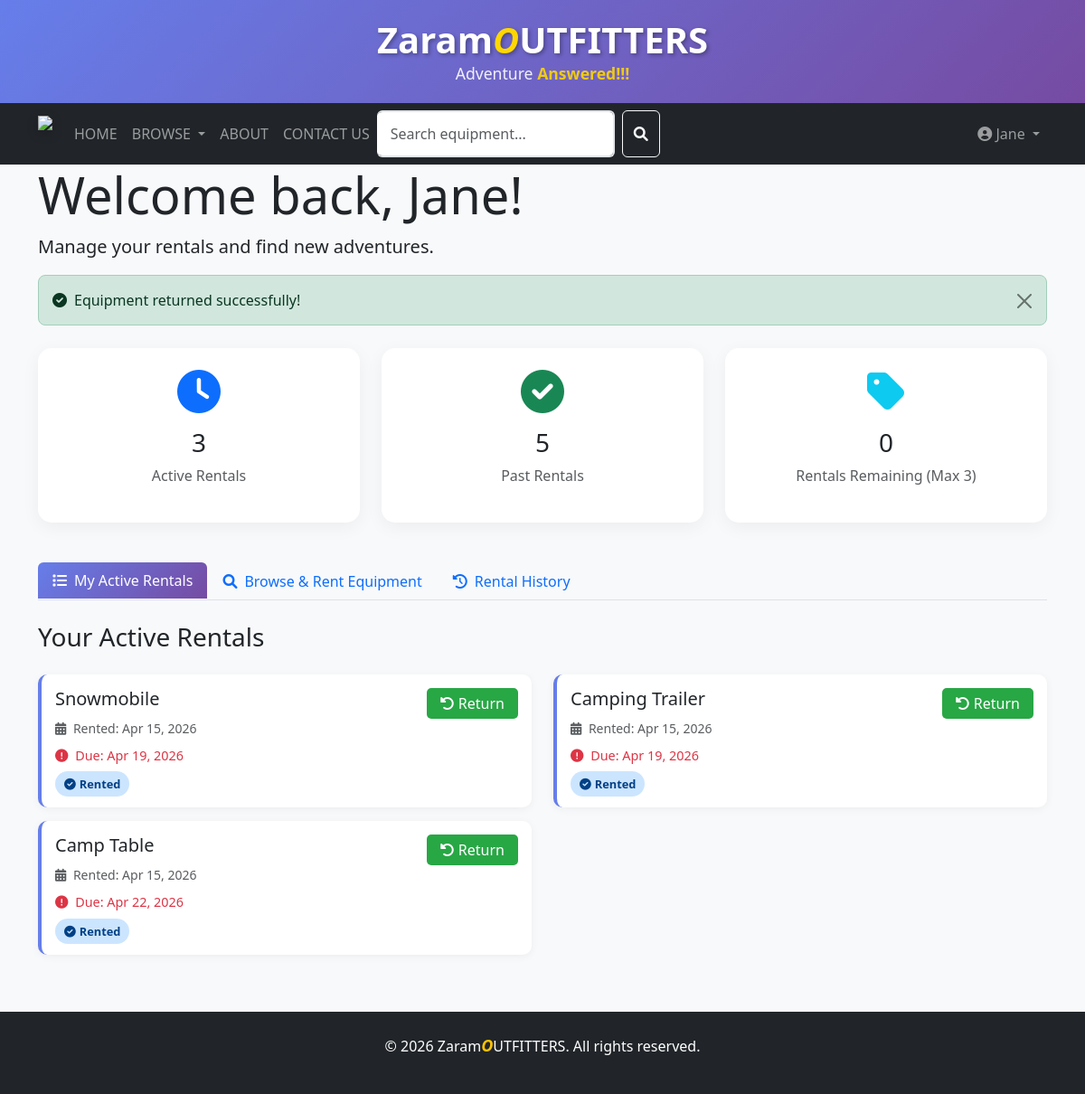
The app's page /user-dashboard.php?return_id=10 (signed in) with its own data.
### tables this page shows
CREATE TABLE `rentals` (
  `rental_id` int NOT NULL,
  `user_id` int NOT NULL,
  `equipment_id` int NOT NULL,
  `rental_date` date NOT NULL,
  `due_date` date NOT NULL,
  `return_date` date DEFAULT NULL,
  `status` enum('rented','returned','overdue') NOT NULL DEFAULT 'rented'
);

CREATE TABLE `equipment` (
  `equipment_id` int NOT NULL,
  `categoryID` int NOT NULL,
  `name` varchar(100) NOT NULL,
  `description` text,
  `daily_rate` decimal(10,2) NOT NULL,
  `total_quantity` int NOT NULL,
  `available_quantity` int NOT NULL,
  `status` enum('available','rented','maintenance') NOT NULL DEFAULT 'available',
  `condition_status` enum('new','good','fair') NOT NULL DEFAULT 'good',
  `image` varchar(255) DEFAULT NULL
);

### user-dashboard.php (the view, shortened to what this page needs)
<?php
require_once 'config.php';
$message   = '';
if (isset($_GET['return_id'])) {
    try {
        $pdo->beginTransaction();
        $rental_id = $_GET['return_id'];
        $stmt = $pdo->prepare("SELECT * FROM rentals WHERE rental_id = ? AND user_id = ? AND status IN ('rented', 'overdue')");
        $stmt->execute([$rental_id, $_SESSION['user_id']]);
        $rental = $stmt->fetch();
        if ($rental) {
            $pdo->commit();
            $message = "Equipment returned successfully!";
        } else {
            $pdo->rollBack();
            $error = "Rental not found or already returned.";
        }
    } catch (PDOException $e) {
        $pdo->rollBack();
        $error = "Return failed: " . $e->getMessage();
    }
}
$stmt = $pdo->prepare("
    SELECT r.*, e.name AS equipment_name, e.daily_rate, e.status AS equip_status
    FROM rentals r
    JOIN equipment e ON r.equipment_id = e.equipment_id
    WHERE r.user_id = ? AND r.status IN ('rented', 'overdue')
    ORDER BY r.due_date ASC
");
$stmt->execute([$_SESSION['user_id']]);
$active_rentals = $stmt->fetchAll();
$stmt = $pdo->prepare("
    SELECT r.*, e.name AS equipment_name
    FROM rentals r
    JOIN equipment e ON r.equipment_id = e.equipment_id
    WHERE r.user_id = ? AND r.status = 'returned'
    ORDER BY r.return_date DESC
    LIMIT 10
");
$stmt->execute([$_SESSION['user_id']]);
$rental_history = $stmt->fetchAll();
?>
<!DOCTYPE html>
<html lang="en">
<head>
    <link href="https://cdn.jsdelivr.net/npm/bootstrap@5.3.8/dist/css/bootstrap.min.css" rel="stylesheet">
    <link rel="stylesheet" href="https://cdnjs.cloudflare.com/ajax/libs/font-awesome/6.0.0/css/all.min.css">
    <link rel="stylesheet" href="css/style.css">
</head>
<body class="page-user">
    <header class="site-header">
        <div class="container">
                    <div>
                        <h1 class="site-title">
                            Zaram<span>O</span>UTFITTERS
                        </h1>
                        <p class="tagline">
                            Adventure <span>Answered!!!</span>
                        </p>
                    </div>
        </div>
    </header>
    <nav class="navbar navbar-expand-lg navbar-dark bg-dark">
        <div class="container">
            <div class="logo-section">
                <img src="images/logo.png" href="index.php"
                     class="logo-img">
            </div>
            <div class="collapse navbar-collapse" id="navbarMain">
                <ul class="navbar-nav me-auto ">
                    <li class="nav-item">
                        <a class="nav-link" href="index.php">HOME</a>
                    </li>
                    <li class="nav-item dropdown">
                        <a class="nav-link dropdown-toggle" href="#" id="browseDropdown" role="button" data-bs-toggle="dropdown">
                            BROWSE
                        </a>
                    </li>
                    <li class="nav-item">
                        <a class="nav-link" href="about.php">ABOUT</a>
                    </li>
                    <li class="nav-item">
                        <a class="nav-link" href="contact.php">CONTACT US</a>
                    </li>
                </ul>
                <form class="d-flex me-3" action="browse.php" method="get">
                    <input class="form-control me-2" type="search" name="search" placeholder="Search equipment..."
                    value="<?php echo isset($_GET['search']) ? htmlspecialchars($_GET['search']) : ''; ?>">
                    <button class="btn btn-outline-light" type="submit"><i class="fas fa-search"></i></button>
                </form>
            <div class="collapse navbar-collapse" id="navbarNav">
                <ul class="navbar-nav ms-auto">
                    <li class="nav-item dropdown">
                        <a class="nav-link dropdown-toggle" href="#" data-bs-toggle="dropdown">
                            <i class="fas fa-user-circle"></i> <?php echo htmlspecialchars($_SESSION['firstname']); ?>
                        </a>
                    </li>
                </ul>
            </div>
        </div>
    </nav>
    <div class="dashboard-header">
        <div class="container">
            <h1 class="display-4">Welcome back, <?php echo htmlspecialchars($_SESSION['firstname']); ?>!</h1>
            <p class="lead">Manage your rentals and find new adventures.</p>
        </div>
    </div>
    <div class="container mb-5">
        <?php if ($message): ?>
            <div class="alert alert-success alert-dismissible fade show" role="alert">
                <i class="fas fa-check-circle me-2"></i><?php echo htmlspecialchars($message); ?>
                <button type="button" class="btn-close" data-bs-dismiss="alert"></button>
            </div>
        <?php endif; ?>
        <div class="row mb-4">
            <div class="col-md-4">
                <div class="card text-center p-4">
                    <i class="fas fa-clock fa-3x text-primary mb-3"></i>
                    <h3><?php echo count($active_rentals); ?></h3>
                    <p class="text-muted">Active Rentals</p>
                </div>
            </div>
            <div class="col-md-4">
                <div class="card text-center p-4">
                    <i class="fas fa-check-circle fa-3x text-success mb-3"></i>
                    <h3><?php echo count($rental_history); ?></h3>
                    <p class="text-muted">Past Rentals</p>
                </div>
            </div>
            <div class="col-md-4">
                <div class="card text-center p-4">
                    <i class="fas fa-tag fa-3x text-info mb-3"></i>
                    <h3><?php echo max(0, 3 - count($active_rentals)); ?></h3>
                    <p class="text-muted">Rentals Remaining (Max 3)</p>
                </div>
            </div>
        </div>
        <ul class="nav nav-tabs mb-4" id="dashboardTabs" role="tablist">
            <li class="nav-item" role="presentation">
                <button class="nav-link active" id="rentals-tab" data-bs-toggle="tab" data-bs-target="#rentals" type="button" role="tab">
                    <i class="fas fa-list me-2"></i>My Active Rentals
                </button>
            </li>
            <li class="nav-item" role="presentation">
                <button class="nav-link" id="search-tab" data-bs-toggle="tab" data-bs-target="#search" type="button" role="tab">
                    <i class="fas fa-search me-2"></i>Browse & Rent Equipment
                </button>
            </li>
            <li class="nav-item" role="presentation">
                <button class="nav-link" id="history-tab" data-bs-toggle="tab" data-bs-target="#history" type="button" role="tab">
                    <i class="fas fa-history me-2"></i>Rental History
                </button>
            </li>
        </ul>
        <div class="tab-content" id="dashboardTabsContent">
            <div class="tab-pane fade show active" id="rentals" role="tabpanel">
                <h3 class="mb-4">Your Active Rentals</h3>
                <?php if (count($active_rentals) > 0): ?>
                    <div class="row">
                        <?php foreach ($active_rentals as $rental): ?>
                            <div class="col-md-6">
                                <div class="rental-item">
                                    <div class="d-flex justify-content-between align-items-start">
                                        <div>
                                            <h5><?php echo htmlspecialchars($rental['equipment_name']); ?></h5>
                                            <p class="mb-2">
                                                <small class="text-muted">
                                                    <i class="fas fa-calendar-alt me-1"></i>
                                                    Rented: <?php echo date('M d, Y', strtotime($rental['rental_date'])); ?>
                                                </small>
                                            </p>
                                            <p class="due-date mb-2">
                                                <i class="fas fa-exclamation-circle me-1"></i>
                                                Due: <?php echo date('M d, Y', strtotime($rental['due_date'])); ?>
                                            </p>
                                            <?php if ($rental['status'] == 'overdue'): ?>
                                                <span class="status-badge status-overdue">
                                                    <i class="fas fa-exclamation-triangle me-1"></i>Overdue
                                                </span>
                                            <?php else: ?>
                                                <span class="status-badge status-rented">
                                                    <i class="fas fa-check-circle me-1"></i>Rented
                                                </span>
                                            <?php endif; ?>
                                        </div>
                                        <a href="?return_id=<?php echo $rental['rental_id']; ?>"
                                           class="btn btn-return"
                                           onclick="return confirm('Return this equipment?')">
                                            <i class="fas fa-undo-alt me-1"></i>Return
                                        </a>
                                    </div>
                                </div>
                            </div>
                        <?php endforeach; ?>
                    </div>
                <?php endif; ?>
            </div>
        </div>
    </div>
    <footer class="bg-dark text-white py-4 mt-5">
        <div class="container text-center">
            <p>&copy; 2026 Zaram<span style="color:#ffc400;font-style:italic;font-weight:bold;">O</span>UTFITTERS. All rights reserved.</p>
        </div>
    </footer>
</body>
</html>

### style.css (style rules this page uses)
body { background: linear-gradient(135deg, #667eea 0%, #764ba2 100%); min-height: 100vh; }
.site-header { background: linear-gradient(135deg, #667eea 0%, #764ba2 100%); padding: 20px 0; color: rgb(255, 255, 255); }
.logo-section { display: flex; align-items: center; gap: 20px; }
.logo-img { height: 40px; width: auto; filter: drop-shadow(0 4px 6px rgba(0,0,0,0.2)); }
.site-title { margin: 0; font-size: 2.5rem; font-weight: bold; text-shadow: 2px 2px 4px rgba(0,0,0,0.3); }
.site-title span { color: #ffc400; font-style: italic; }
.tagline { margin: 0; font-size: 1.1rem; opacity: 0.9; }
.tagline span { color: #ffc400; font-weight: bold; }
header { text-align: center; padding: 20px; background: linear-gradient(135deg, #667eea 0%, #764ba2 100%); color: white; }
.site-header { background: linear-gradient(135deg, #667eea 0%, #764ba2 100%); color: white; padding: 20px 0; }
.site-title { margin: 0; font-size: 2.5rem; font-weight: bold; }
.site-title span { color: #ffd700; font-style: italic; }
.tagline span { color: #ffd700; font-weight: bold; }
footer span { color: #ffc400; font-style: italic; font-weight: bold; font-size: large; }
.card { border: none; border-radius: 15px; box-shadow: 0 10px 40px rgba(0,0,0,0.1); }
.form-control { border: 2px solid #e1e5e9; border-left: none; padding: 12px 15px; font-size: 1rem; transition: all 0.3s; }
.alert { border-radius: 8px; padding: 15px; margin-bottom: 25px; }
.status-badge { padding: 5px 10px; border-radius: 20px; font-size: 0.8rem; font-weight: 600; }
.status-rented { background: #cce5ff; color: #004085; }
.page-user { background: #f8f9fa; }
.page-user .card { border: none; border-radius: 15px; box-shadow: 0 5px 20px rgba(0,0,0,0.05); transition: transform 0.3s; margin-bottom: 20px; }
.page-user .rental-item { border-left: 4px solid #667eea; padding: 15px; margin-bottom: 15px; background: white; border-radius: 10px; box-shadow: 0 2px 10px rgba(0,0,0,0.05); }
.page-user .due-date { font-size: 0.9rem; color: #dc3545; }
.btn-return { background: #28a745; color: white; border: none; padding: 5px 15px; border-radius: 5px; }
.page-user .nav-tabs .nav-link.active { background: linear-gradient(135deg, #667eea 0%, #764ba2 100%); color: white; border: none; }
.page-user .status-badge { padding: 5px 10px; border-radius: 20px; font-size: 0.8rem; font-weight: 600; }
.page-user .status-rented { background: #cce5ff; color: #004085; }

### records on screen
rentals: equipment.name "Snowmobile", rental_date "Apr 15, 2026", due_date "Apr 19, 2026", status "rented" (drawn)
rentals: equipment.name "Camping Trailer", rental_date "Apr 15, 2026", due_date "Apr 19, 2026", status "rented" (drawn)
rentals: equipment.name "Camp Table", rental_date "Apr 15, 2026", due_date "Apr 22, 2026", status "rented" (drawn)

### other values on screen
$_SESSION['firstname'] "Jane"
$message "Equipment returned successfully!"
count($active_rentals) "3"
count($rental_history) "5"
max(0, 3 - count($active_rentals)) "0"
